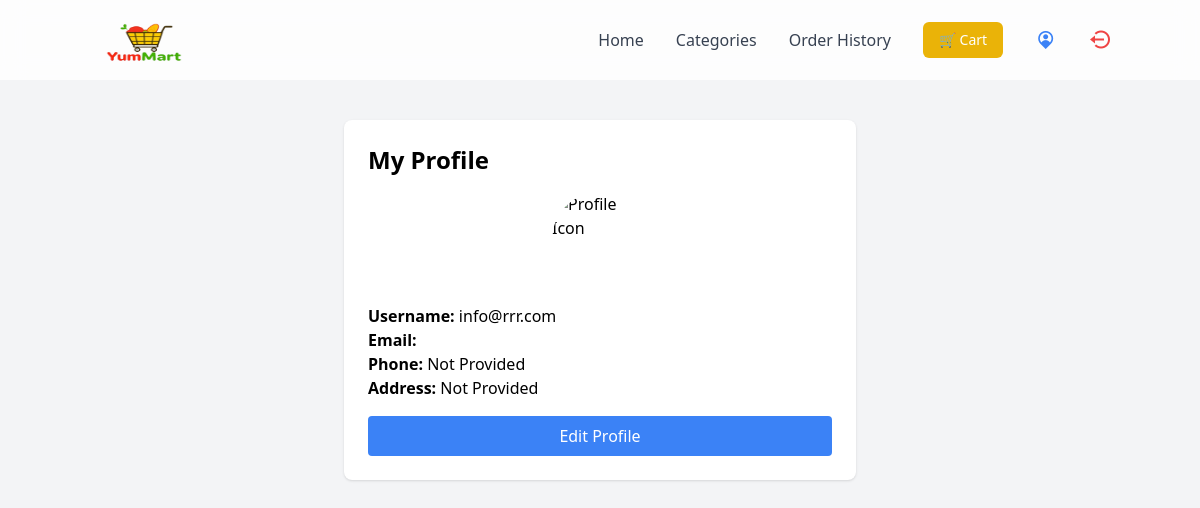
Screenshot of /profile/ (signed in) with the database file from the repository.
### store/models.py (models this page shows, shortened)
class UserProfile(models.Model):
    user = models.OneToOneField(User, on_delete=models.CASCADE)
    phone = models.CharField(max_length=15, blank=True, null=True)
    address = models.TextField(blank=True, null=True)

### store/views.py (the view)
# urls.py: path('profile/', view_profile, name='view_profile'),
@login_required
def view_profile(request):
    user_profile, created = UserProfile.objects.get_or_create(user=request.user)
    return render(request, 'store/view_profile.html', {'user_profile': user_profile})

### store/templates/store/view_profile.html
{% extends "store/base.html" %}
{% block content %}
<div class="max-w-lg mx-auto bg-white p-6 rounded-lg shadow">
    <h2 class="text-2xl font-semibold mb-4">My Profile</h2>
    <div class="flex justify-center mb-4">
        <img src="https://www.svgrepo.com/show/382106/profile-circle.svg" class="w-24 h-24 rounded-full" alt="Profile Icon">
    </div>
    <p><strong>Username:</strong> {{ user_profile.user.username }}</p>
    <p><strong>Email:</strong> {{ user_profile.user.email }}</p>
    <p><strong>Phone:</strong> {{ user_profile.phone|default:"Not Provided" }}</p>
    <p><strong>Address:</strong> {{ user_profile.address|default:"Not Provided" }}</p>
    <a href="{% url 'edit_profile' %}" class="block bg-blue-500 text-white px-4 py-2 mt-4 rounded text-center">Edit Profile</a>
</div>
{% endblock %}

### rows the page displays
UserProfile: user.username "info@rrr.com", phone "Not Provided", address "Not Provided"
